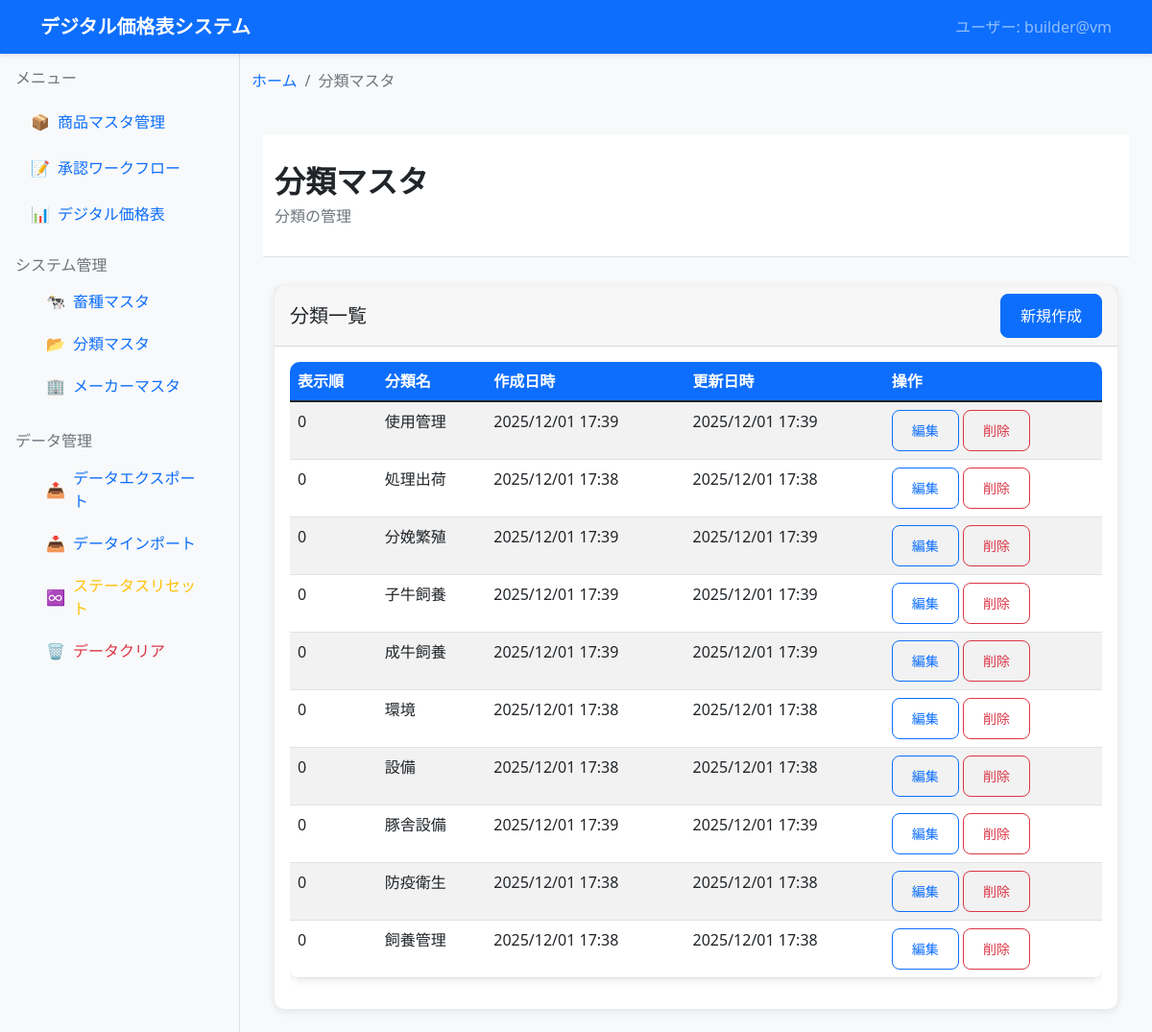
Before: /products/masters/categories/ with the older database file.
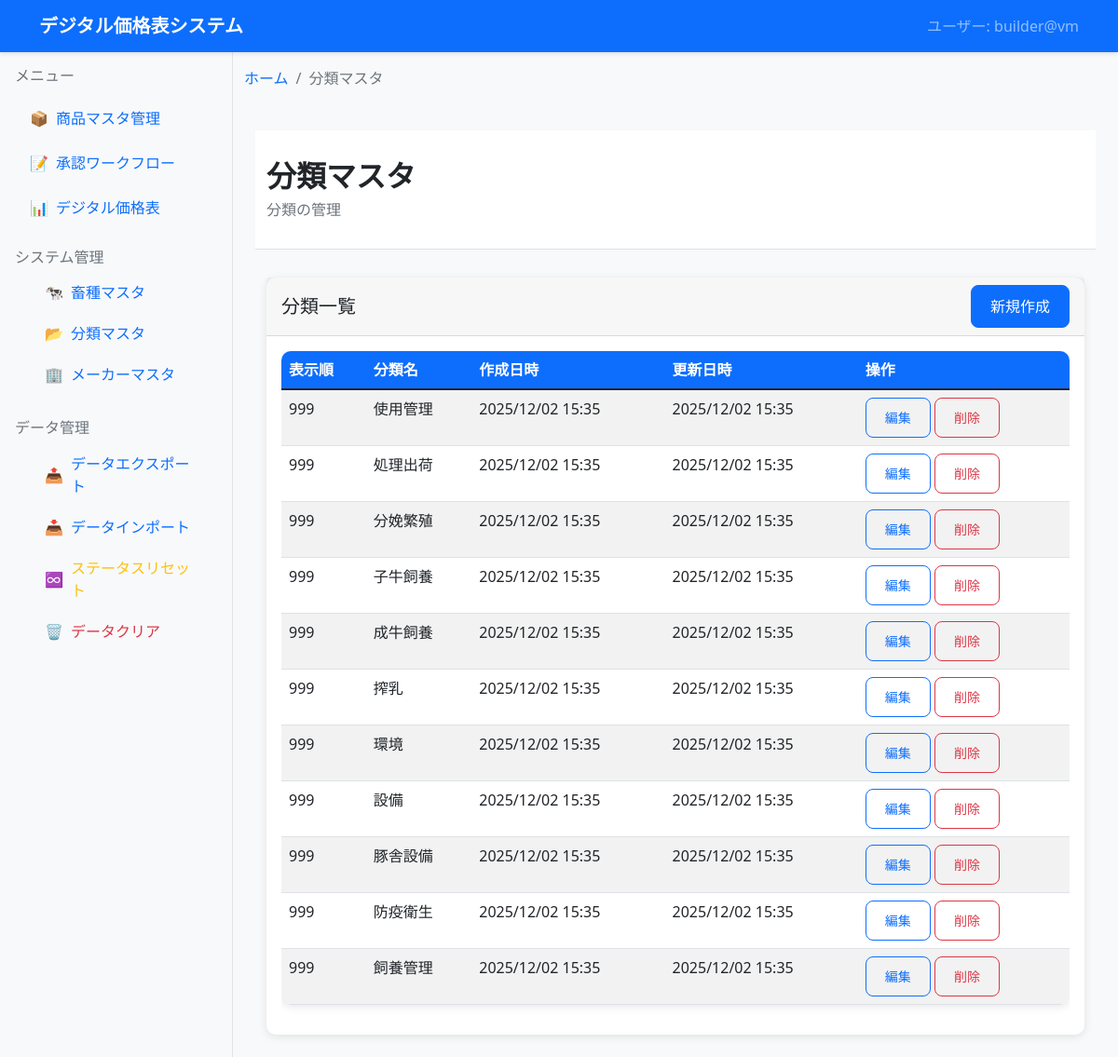
After: the same page with the newer database file.
### dashboard/products_master/models.py (models this page shows, shortened)
class Category(models.Model):
    name = models.CharField('分類名', max_length=100, unique=True)
    sort_order = models.IntegerField('表示順', default=0)
    is_active = models.BooleanField('有効', default=True)
    created_at = models.DateTimeField('作成日時', auto_now_add=True)
    updated_at = models.DateTimeField('更新日時', auto_now=True)
    class Meta:
        verbose_name = '分類マスタ'
        verbose_name_plural = '分類マスタ'
        ordering = ['sort_order', 'name']

### dashboard/products_master/master_views.py (the view)
# urls.py: path('masters/categories/', master_views.category_list, name='category_list'),
def category_list(request):
    categories = Category.objects.filter(is_active=True).order_by('sort_order', 'name')
    context = {
        'current_user': get_current_user(),
        'categories': categories,
        'breadcrumbs': get_breadcrumbs('category_list')
    }
    return render(request, 'products_master/category_list.html', context)

### digital_pricelist_system/utils.py (called while the page is built)
def get_current_user():
    try:
        username = getpass.getuser()
        hostname = socket.gethostname()
        return f"{username}@{hostname}"
    except Exception as e:
        print(f"ユーザ情報取得エラー: {e}")
        return "unknown@unknown"

### templates/products_master/category_list.html (shortened to what this page needs)
{% extends 'base.html' %}
{% block breadcrumb %}
    {% include 'components/breadcrumb.html' with breadcrumbs=breadcrumbs %}
{% endblock %}
{% block content %}
    {% include 'components/page_header.html' with page_title="分類マスタ" page_subtitle="分類の管理" %}
    <div class="container main-content">
        <div class="row">
            <div class="col-12">
                <div class="card">
                    <div class="card-header d-flex justify-content-between align-items-center">
                        <h5 class="mb-0">分類一覧</h5>
                        <a href="{% url 'products_master:category_create' %}" class="btn btn-primary">
                             新規作成
                        </a>
                    </div>
                    <div class="card-body">
                        <div class="table-responsive">
                            <table class="table table-striped">
                                <thead>
                                    <tr>
                                        <th>表示順</th>
                                        <th>分類名</th>
                                        <th>作成日時</th>
                                        <th>更新日時</th>
                                        <th>操作</th>
                                    </tr>
                                </thead>
                                <tbody>
                                    {% for category in categories %}
                                    <tr>
                                        <td>{{ category.sort_order }}</td>
                                        <td>{{ category.name }}</td>
                                        <td>{{ category.created_at|date:"Y/m/d H:i" }}</td>
                                        <td>{{ category.updated_at|date:"Y/m/d H:i" }}</td>
                                        <td>
                                            <a href="{% url 'products_master:category_edit' category.pk %}" class="btn btn-sm btn-outline-primary">編集</a>
                                            <form method="post" action="{% url 'products_master:category_delete' category.pk %}" class="d-inline" onsubmit="return confirm('削除しますか？')">
                                                <button type="submit" class="btn btn-sm btn-outline-danger">削除</button>
                                            </form>
                                        </td>
                                    </tr>
                                    {% empty %}
                                    <tr>
                                        <td colspan="5" class="text-center text-muted">データがありません</td>
                                    </tr>
                                    {% endfor %}
                                </tbody>
                            </table>
                        </div>
                    </div>
                </div>
            </div>
        </div>
    </div>
{% endblock %}

Changed rows visible on the page:
removed Category: sort_order "0", name "使用管理", created_at "2025/12/01 17:39", updated_at "2025/12/01 17:39"
removed Category: sort_order "0", name "処理出荷", created_at "2025/12/01 17:38", updated_at "2025/12/01 17:38"
removed Category: sort_order "0", name "分娩繁殖", created_at "2025/12/01 17:39", updated_at "2025/12/01 17:39"
removed Category: sort_order "0", name "子牛飼養", created_at "2025/12/01 17:39", updated_at "2025/12/01 17:39"
removed Category: sort_order "0", name "成牛飼養", created_at "2025/12/01 17:39", updated_at "2025/12/01 17:39"
removed Category: sort_order "0", name "環境", created_at "2025/12/01 17:38", updated_at "2025/12/01 17:38"
removed Category: sort_order "0", name "設備", created_at "2025/12/01 17:38", updated_at "2025/12/01 17:38"
removed Category: sort_order "0", name "豚舎設備", created_at "2025/12/01 17:39", updated_at "2025/12/01 17:39"
removed Category: sort_order "0", name "防疫衛生", created_at "2025/12/01 17:38", updated_at "2025/12/01 17:38"
removed Category: sort_order "0", name "飼養管理", created_at "2025/12/01 17:38", updated_at "2025/12/01 17:38"
added Category: sort_order "999", name "使用管理", created_at "2025/12/02 15:35", updated_at "2025/12/02 15:35"
added Category: sort_order "999", name "処理出荷", created_at "2025/12/02 15:35", updated_at "2025/12/02 15:35"
added Category: sort_order "999", name "分娩繁殖", created_at "2025/12/02 15:35", updated_at "2025/12/02 15:35"
added Category: sort_order "999", name "子牛飼養", created_at "2025/12/02 15:35", updated_at "2025/12/02 15:35"
added Category: sort_order "999", name "成牛飼養", created_at "2025/12/02 15:35", updated_at "2025/12/02 15:35"
added Category: sort_order "999", name "搾乳", created_at "2025/12/02 15:35", updated_at "2025/12/02 15:35"
added Category: sort_order "999", name "環境", created_at "2025/12/02 15:35", updated_at "2025/12/02 15:35"
added Category: sort_order "999", name "設備", created_at "2025/12/02 15:35", updated_at "2025/12/02 15:35"
added Category: sort_order "999", name "豚舎設備", created_at "2025/12/02 15:35", updated_at "2025/12/02 15:35"
added Category: sort_order "999", name "防疫衛生", created_at "2025/12/02 15:35", updated_at "2025/12/02 15:35"
added Category: sort_order "999", name "飼養管理", created_at "2025/12/02 15:35", updated_at "2025/12/02 15:35"
